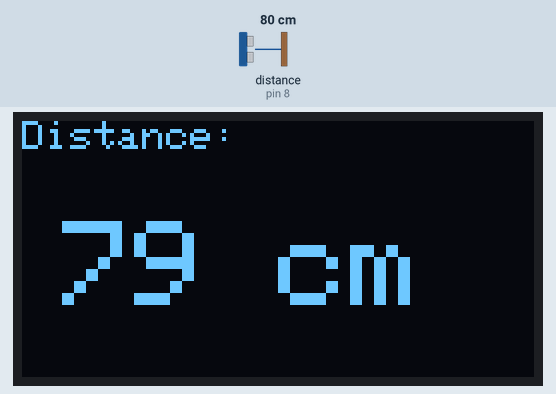
A sketch run on a simulated Arduino Nano, built with avr-gcc and run on an emulated ATmega328P. Parts: 128×64 one-colour display. Wiring (inferred from the names in the program): ultrasonic range finder: trigger pin 9; echo pin 8. Inputs (shaded band) come from the test bench; at power-on: distance to the obstacle (sensor on pin 8) 80 cm. The echo pulse lasts 58.3 µs per cm; what the sketch prints to the serial monitor is not drawn.

Above: at 1.2 s.
1.3 s: distance to the obstacle (sensor on pin 8) set to 2 cm
At 1.9 s:
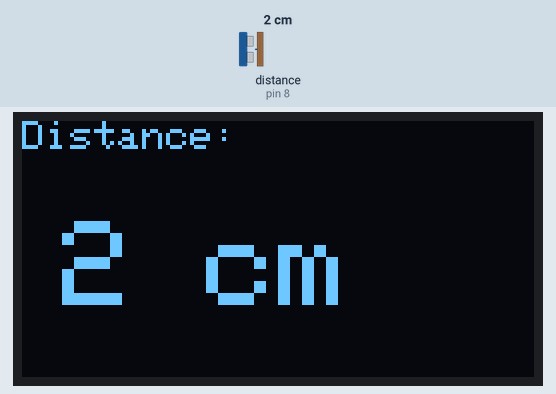
2.9 s: distance to the obstacle (sensor on pin 8) set to 4 cm
At 3.4 s:
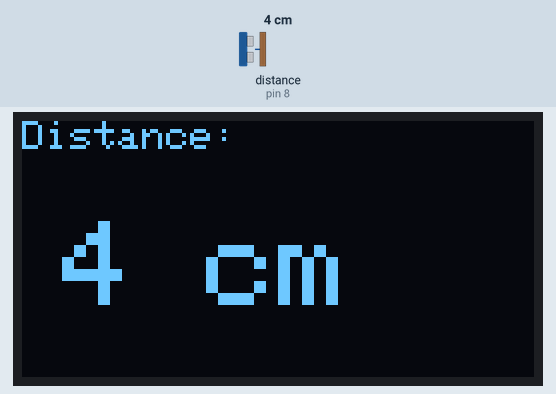
4.6 s: distance to the obstacle (sensor on pin 8) set to 9 cm
At 6.2 s:
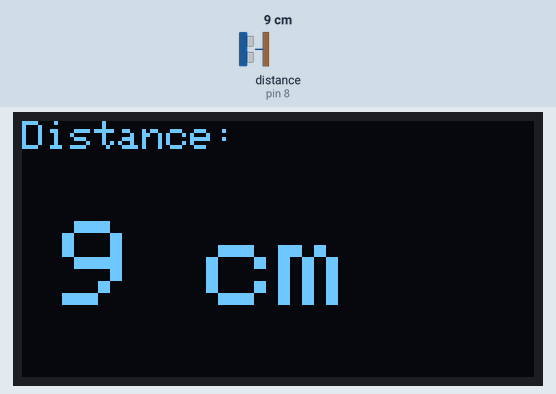
Timing chart, 0 to 7.7 s (numbered marks = the images above; inputs shaded):
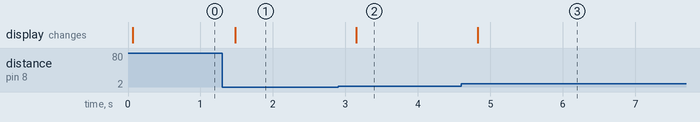

The sketch:

jsn_sr04t_oled.ino
```cpp
// Reads distance from a JSN-SR04T ultrasonic sensor and displays the measurement on an SSD1306 I2C OLED and the serial console.
//
// Full tutorial: https://shillehtek.com/blogs/news/arduino-nano-jsn-sr04t-oled-distance-readout
// Parts used: https://shillehtek.com/products/jsn-sr04t-waterproof-ultrasonic-distance-sensor-arduino-esp32
//             https://shillehtek.com/products/arduino-nano-v3-presoldered-ch340g-atmega328p
//             https://shillehtek.com/products/0-96-i2c-blue-oled-display-module-4-pin-ssd1306
// More examples: https://github.com/shillehbean/shillehtek-examples
//

#include <Wire.h>
#include <Adafruit_GFX.h>
#include <Adafruit_SSD1306.h>

#define TRIG_PIN 9
#define ECHO_PIN 8

Adafruit_SSD1306 display(128, 64, &Wire, -1);

void setup() {
  Serial.begin(9600);
  pinMode(TRIG_PIN, OUTPUT);
  pinMode(ECHO_PIN, INPUT);
  display.begin(SSD1306_SWITCHCAPVCC, 0x3C);
  display.clearDisplay();
}

void loop() {
  // fire a 10 s trigger pulse
  digitalWrite(TRIG_PIN, LOW);  delayMicroseconds(2);
  digitalWrite(TRIG_PIN, HIGH); delayMicroseconds(10);
  digitalWrite(TRIG_PIN, LOW);

  // time the echo and convert to centimeters
  long duration = pulseIn(ECHO_PIN, HIGH, 30000);
  float distance = duration * 0.034 / 2;

  Serial.println(distance);

  display.clearDisplay();
  display.setTextColor(SSD1306_WHITE);
  display.setTextSize(1);
  display.setCursor(0, 0);
  display.print("Distance:");
  display.setTextSize(3);
  display.setCursor(10, 25);
  display.print(distance, 0);
  display.print(" cm");
  display.display();

  delay(250);
}
```

Measured:
- after the input at 1.3 s, the display: changes after 0.18 s (image 1)
- after the input at 2.9 s, the display: changes after 0.25 s (image 2)
- after the input at 4.6 s, the display: changes after 0.22 s (image 3)
